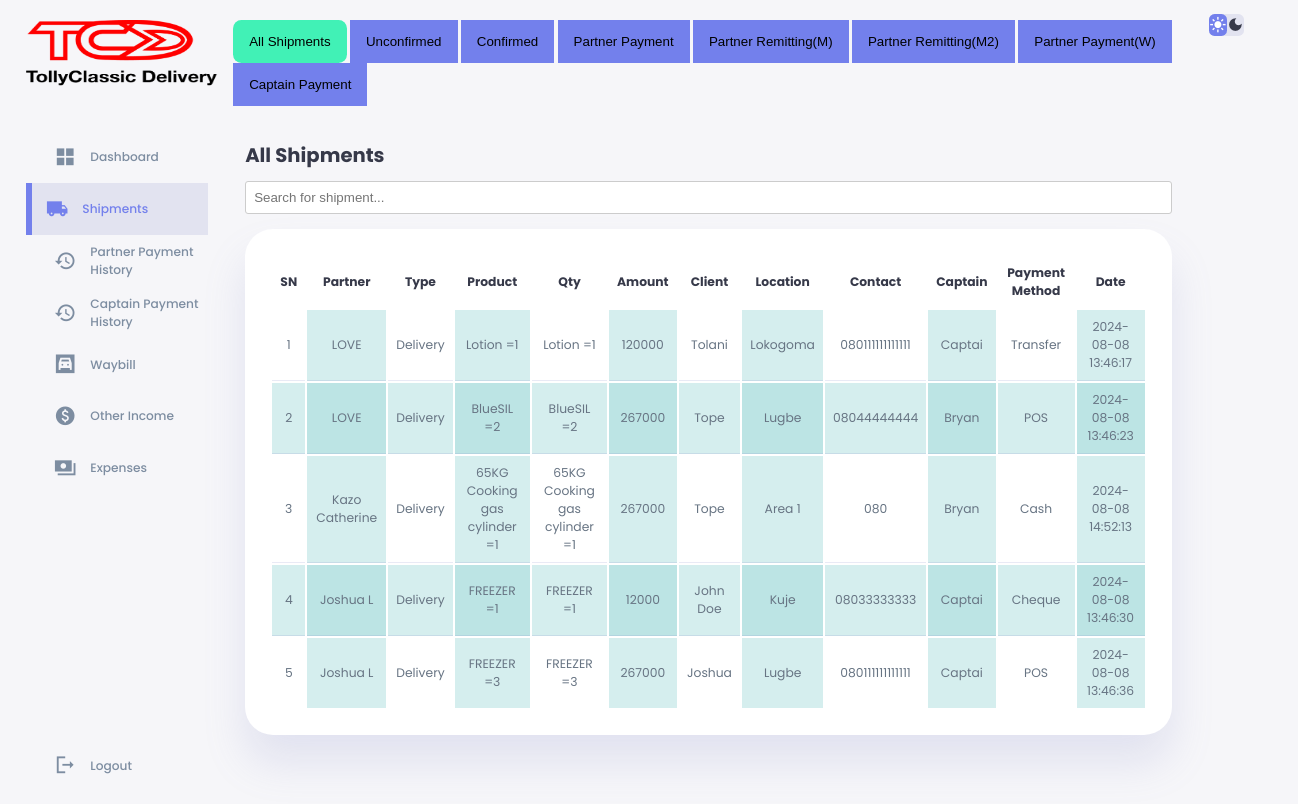
The page /onisiro/records.php on the database its author committed.
### tables this page shows
CREATE TABLE `gbigbe` (
  `id` int(11) NOT NULL,
  `partner` varchar(100) NOT NULL,
  `shipmentType` varchar(100) NOT NULL,
  `product` varchar(255) NOT NULL,
  `availableUnit` varchar(100) NOT NULL,
  `quantity` varchar(100) NOT NULL,
  `unitPrice` varchar(100) NOT NULL,
  `amount` int(100) NOT NULL,
  `customersName` varchar(100) NOT NULL,
  `SOD` varchar(100) NOT NULL,
  `destination` varchar(100) NOT NULL,
  `customerContact` varchar(100) NOT NULL,
  `captain` varchar(100) NOT NULL,
  `status` varchar(100) NOT NULL,
  `paymentMethod` varchar(100) NOT NULL,
  `date` timestamp NOT NULL DEFAULT current_timestamp() ON UPDATE current_timestamp(),
  `partnerRemitance` varchar(255) NOT NULL DEFAULT 'rara',
  `accCaptain` varchar(100) NOT NULL,
  `accPartner` varchar(100) NOT NULL,
  `partnerReward` varchar(100) NOT NULL,
  `deliveryFee` varchar(100) NOT NULL,
  `riderReward` varchar(100) NOT NULL,
  `profitReward` varchar(100) NOT NULL,
  `partnerPayStatus` varchar(100) NOT NULL,
  `captainPayStatus` varchar(100) NOT NULL,
  `returnReason` varchar(255) NOT NULL,
  `remitanceKind` varchar(100) NOT NULL DEFAULT 'NORMs',
  `payID` varchar(100) NOT NULL,
  `payID1` varchar(255) NOT NULL,
  `payID2` varchar(255) NOT NULL,
  `payID3` varchar(255) NOT NULL,
  `payID4` varchar(100) NOT NULL
);

### onisiro/records.php (the view, shortened to what this page needs)
<!DOCTYPE html>
<html lang="en">
<head>
    <link rel="stylesheet" href="css/styl.css">
</head>
<body>
    <div class="container">
        <aside>
            <div class="top">
                <div class="logo">
                    <img src="./images/logo.png">
                </div>
            </div>
            <div class="sideBar">
                <a href="index.php">
                    <span class="material-icons-sharp">grid_view</span>
                    <h3>Dashboard</h3>
                </a>
                <a href="records.php" class="active">
                    <span class="material-icons-sharp">local_shipping</span>
                    <h3>Shipments</h3>
                </a>
                <a href="sisanwo.php">
                    <span class="material-icons-sharp">history</span>
                    <h3>Partner Payment History</h3>
                </a>
                <a href="sisanwokeji.php">
                    <span class="material-icons-sharp">history</span>
                    <h3>Captain Payment History</h3>
                </a>
                <a href="iranse.php">
                    <span class="material-icons-sharp">garage</span>
                    <h3>Waybill</h3>
                </a>
                <a href="owoofe.php">
                    <span class="material-icons-sharp">paid</span>
                    <h3>Other Income</h3>
                </a>
                <a href="inawo.php">
                    <span class="material-icons-sharp">payments</span>
                    <h3>Expenses</h3>
                </a>
                <a href="../logout.php">
                    <span class="material-icons-sharp">logout</span>
                    <h3>Logout</h3>
                </a>
            </div>
        </aside>
        <main>
            <div class="tab">
                <button class="tablinks" onclick="openTab(event, 'AllShipments')" id="defaultOpen">All
                    Shipments</button>
                <button class="tablinks" onclick="openTab(event, 'UnprocessedShipments')">Unconfirmed</button>
                <button class="tablinks" onclick="openTab(event, 'ProcessedShipments')">Confirmed</button>
                <button class="tablinks" onclick="openTab(event, 'partnerPayment')">Partner Payment</button>
                <button class="tablinks" onclick="openTab(event, 'partnerPayment_M')">Partner Remitting(M)</button>
                <button class="tablinks" onclick="openTab(event, 'partnerPayment_M2')">Partner Remitting(M2)</button>
                <button class="tablinks" onclick="openTab(event, 'partnerPayment_W')">Partner Payment(W)</button>
                <button class="tablinks" onclick="openTab(event, 'riderPayment')">Captain Payment</button>
            </div>
            <div id="AllShipments" class="tab-content">
                <div class="recent-sales">
                    <h2>All Shipments</h2>
                    <input type="text" id="filterInput" placeholder="Search for shipment..." onkeyup="filterTable()">
                    <table id="shipmentTable" style="width: 100%;">
                        <thead>
                            <tr>
                                <th>SN</th>
                                <th>Partner</th>
                                <th>Type</th>
                                <th>Product</th>
                                <th>Qty</th>
                                <th>Amount</th>
                                <th>Client</th>
                                <th>Location</th>
                                <th>Contact</th>
                                <th>Captain</th>
                                <th>Payment Method</th>
                                <th>Date</th>
                            </tr>
                        </thead>
                        <tbody id="table-body">
                            <?php
                            require '../config.php';
                            $query = mysqli_query($conn, "SELECT id, partner, shipmentType, product, availableUnit, quantity, unitPrice, amount, customersName, destination, customerContact, captain, paymentMethod, date
                            FROM gbigbe
                            WHERE status = 'Completed'
                            ORDER BY partner DESC");
                            if (!$query) {
                                echo "Error fetching data: " . mysqli_error($conn);
                            } else {
                                $serialNumber = 1;
                                while ($row = mysqli_fetch_array($query)) {
                                    $partner = $row['partner'];
                                    $shipmentType = $row['shipmentType'];
                                    $product = $row['product'];
                                    $quantity = $row['quantity'];
                                    $amount = $row['amount'];
                                    $customersName = $row['customersName'];
                                    $destination = $row['destination'];
                                    $customerContact = $row['customerContact'];
                                    $captain = $row['captain'];
                                    $paymentMethod = $row['paymentMethod'];
                                    $date = $row['date'];
                                    ?>
                            <tr>
                                <td><?php echo $serialNumber; ?></td>
                                <td><?php echo $partner; ?></td>
                                <td><?php echo $shipmentType; ?></td>
                                <td><?php echo $product; ?></td>
                                <td><?php echo $quantity; ?></td>
                                <td><?php echo $amount; ?></td>
                                <td><?php echo $customersName; ?></td>
                                <td><?php echo $destination; ?></td>
                                <td><?php echo $customerContact; ?></td>
                                <td><?php echo $captain; ?></td>
                                <td><?php echo $paymentMethod; ?></td>
                                <td><?php echo $date; ?></td>
                            </tr>
                            <?php
                                    $serialNumber++;
                                }
                            }
                            ?>
                        </tbody>
                    </table>
                </div>
            </div>
        </main>
        <div class="right">
            <div class="top">
                <div class="theme-toggler">
                    <span id="light-mode-icon" class="material-icons-sharp active">light_mode</span>
                    <span id="dark-mode-icon" class="material-icons-sharp">dark_mode</span>
                </div>
            </div>
        </div>
    </div>
</body>
</html>

### onisiro/css/styl.css (style rules this page uses)
:root { --color-primary: #7380ec; --color-compel: #ff7782; --color-success: #41f1b6; --color-warning: #ffbb55; --color-white: #fff; --color-info-dark: #7d8da1; --color-info-light: #dce1eb; --color-dark: #363949; --color-light: rgba(132, 139, 200, 0.18); --col5or-primary-variant: #111e88; --color-dark-variant: #677483; --color-background: #f6f6f9; --card-border-radius: 2rem; --border-radius-1: 0.4rem; --border-radius-2: 0.8rem; --border-radius-3: 1.2rem; --card-padding: 1.8rem; --padding-1: 1.2rem; --box-shadow: 0 2rem 3rem var(--color-light); }
* { margin: 0; padding: 0; outline: 0; appearance: none; border: 0; text-decoration: none; list-style: none; box-sizing: border-box; }
.tab { overflow: hidden; background-color: var(--color-background); }
.tab button { background-color: #7380ec; border: none; outline: none; cursor: pointer; padding: 14px 16px; transition: 0.3s; }
.tab button.active { background-color: #41f1b6; border-radius: 0.6rem; }
.tab-content { display: none; padding: 6px 12px; border-top: none; }
html { font-size: 14px; }
body { width: 100vw; height: 100vh; font-family: poppins, sans-serif; font-size: 0.88rem; background: var(--color-background); user-select: none; overflow-x: hidden; color: var(--color-dark); }
.container { display: grid; width: 96%; margin: 0 auto; gap: 1.8rem; grid-template-columns: 13rem auto 4.5rem; }
a { color: var(--color-white); }
img { display: block; width: 100%; }
h2 { font-size: 1.4rem; }
h3 { font-size: 0.87rem; }
aside { height: 100vh; }
aside .top { display: flex; align-items: center; justify-content: space-between; margin-top: 1.4rem; }
aside .logo { display: flex; gap: 0.8rem; }
aside .logo img { width: 14rem; height: 5rem; }
aside .sideBar { display: flex; flex-direction: column; height: 86vh; position: relative; top: 3rem; }
aside h3 { font-weight: 500; }
aside .sideBar a { display: flex; color: var(--color-info-dark); margin-left: 2rem; gap: 1rem; align-items: center; position: relative; height: 3.7rem; transition: all 300ms ease; }
aside .sideBar a span { font-size: 1.6rem; transition: all 300ms ease; }
aside .sideBar a:last-child { position: absolute; bottom: 2rem; width: 100%; }
aside .sideBar a.active { background: var(--color-light); color: var(--color-primary); margin-left: 0; }
aside .sideBar a.active::before { content: ""; width: 6px; height: 100%; background: var(--color-primary); }
aside .sideBar a.active span { color: var(--color-primary); margin-left: calc(1rem-6px); }
main { margin-top: 1.4rem; }
main .recent-sales { margin-top: 2rem; }
main .recent-sales h2 { margin-bottom: 0.8rem; }
main .recent-sales table { background: var(--color-white); width: 100%; border-radius: var(--card-border-radius); padding: var(--card-padding); text-align: center; box-shadow: var(--box-shadow); transition: all 300ms ease; }
main table tbody td { height: 2.8rem; border-bottom: 1px solid var(--color-light); color: var(--color-dark-variant); }
main table tbody tr:last-child td { border: none; }
input[type="text"], input[type="date"] { flex-basis: 33.33%; width: 100%; padding: 5px; border: 1px solid #ccc; border-radius: 4px; }
input[type="text"], input[type="email"], select { width: 100%; padding: 8px; margin-bottom: 15px; border: 1px solid #ccc; border-radius: 3px; }
.right { margin-top: 1rem; }
.right .top { display: flex; justify-content: end; gap: 2rem; }
.right .theme-toggler { background: var(--color-light); display: flex; justify-content: space-between; align-items: center; height: 1.6rem; width: 4.2rem; cursor: pointer; border-radius: var(--border-radius-1); }
.right .theme-toggler span { font-size: 1.2rem; width: 50%; height: 100%; display: flex; align-items: center; justify-content: center; }
.right .theme-toggler span.active { background: var(--color-primary); color: white; border-radius: var(--border-radius-1); }

### onisiro/records.php (style rules this page uses)
table, th, td { padding: 8px; }
tr:nth-child(even) { background-color: rgba(150, 212, 212, 0.4); }
td:nth-child(even) { background-color: rgba(150, 212, 212, 0.4); }

### rows shown on the page
gbigbe: partner "LOVE", shipmentType "Delivery", product "Lotion =1", quantity "Lotion =1", amount "120000", customersName "Tolani", destination "Lokogoma", customerContact "080111111111111", captain "Captai", paymentMethod "Transfer", date "2024-08-08 13:46:17"
gbigbe: partner "LOVE", shipmentType "Delivery", product "BlueSIL =2", quantity "BlueSIL =2", amount "267000", customersName "Tope", destination "Lugbe", customerContact "08044444444", captain "Bryan", paymentMethod "POS", date "2024-08-08 13:46:23"
gbigbe: partner "Kazo Catherine", shipmentType "Delivery", product "65KG Cooking gas cylinder =1", quantity "65KG Cooking gas cylinder =1", amount "267000", customersName "Tope", destination "Area 1", customerContact "080", captain "Bryan", paymentMethod "Cash", date "2024-08-08 14:52:13"
gbigbe: partner "Joshua L", shipmentType "Delivery", product "FREEZER =1", quantity "FREEZER =1", amount "12000", customersName "John Doe", destination "Kuje", customerContact "08033333333", captain "Captai", paymentMethod "Cheque", date "2024-08-08 13:46:30"
gbigbe: partner "Joshua L", shipmentType "Delivery", product "FREEZER =3", quantity "FREEZER =3", amount "267000", customersName "Joshua", destination "Lugbe", customerContact "080111111111111", captain "Captai", paymentMethod "POS", date "2024-08-08 13:46:36"
